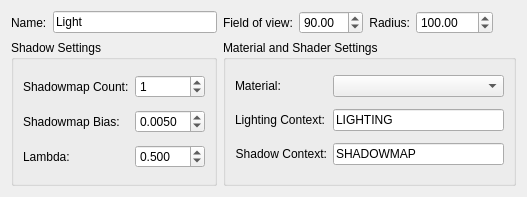
<?xml version="1.0" encoding="UTF-8"?>
<ui version="4.0">
 <class>QLightNodePage</class>
 <widget class="QWidget" name="QLightNodePage">
  <property name="geometry">
   <rect>
    <x>0</x>
    <y>0</y>
    <width>527</width>
    <height>197</height>
   </rect>
  </property>
  <property name="windowTitle">
   <string>Form</string>
  </property>
  <layout class="QGridLayout">
   <item row="0" column="0">
    <widget class="QLabel" name="label">
     <property name="text">
      <string>Name:</string>
     </property>
    </widget>
   </item>
   <item row="0" column="1">
    <widget class="QLineEdit" name="m_name">
     <property name="text">
      <string>Light</string>
     </property>
    </widget>
   </item>
   <item row="0" column="2">
    <widget class="QLabel" name="label_2">
     <property name="text">
      <string>Field of view:</string>
     </property>
    </widget>
   </item>
   <item row="0" column="3">
    <widget class="QDoubleSpinBox" name="m_fov">
     <property name="maximum">
      <double>360.000000000000000</double>
     </property>
     <property name="value">
      <double>90.000000000000000</double>
     </property>
    </widget>
   </item>
   <item row="0" column="4">
    <widget class="QLabel" name="label_4">
     <property name="text">
      <string>Radius:</string>
     </property>
     <property name="alignment">
      <set>Qt::AlignRight|Qt::AlignTrailing|Qt::AlignVCenter</set>
     </property>
    </widget>
   </item>
   <item row="0" column="5">
    <widget class="QDoubleSpinBox" name="m_radius">
     <property name="maximum">
      <double>10000.000000000000000</double>
     </property>
     <property name="value">
      <double>100.000000000000000</double>
     </property>
    </widget>
   </item>
   <item row="0" column="6">
    <spacer>
     <property name="orientation">
      <enum>Qt::Horizontal</enum>
     </property>
     <property name="sizeHint" stdset="0">
      <size>
       <width>31</width>
       <height>20</height>
      </size>
     </property>
    </spacer>
   </item>
   <item row="1" column="0" colspan="2">
    <widget class="QGroupBox" name="groupBox">
     <property name="title">
      <string>Shadow Settings</string>
     </property>
     <layout class="QGridLayout">
      <item row="0" column="0">
       <widget class="QLabel" name="label_3">
        <property name="text">
         <string>Shadowmap Count:</string>
        </property>
       </widget>
      </item>
      <item row="0" column="1">
       <widget class="QSpinBox" name="m_slices">
        <property name="minimumSize">
         <size>
          <width>70</width>
          <height>0</height>
         </size>
        </property>
        <property name="specialValueText">
         <string>Disabled</string>
        </property>
        <property name="minimum">
         <number>0</number>
        </property>
        <property name="maximum">
         <number>4</number>
        </property>
        <property name="value">
         <number>1</number>
        </property>
       </widget>
      </item>
      <item row="1" column="0">
       <widget class="QLabel" name="label_5">
        <property name="text">
         <string>Shadowmap Bias:</string>
        </property>
       </widget>
      </item>
      <item row="1" column="1">
       <widget class="QDoubleSpinBox" name="m_shadowMapBias">
        <property name="decimals">
         <number>4</number>
        </property>
        <property name="maximum">
         <double>5.000000000000000</double>
        </property>
        <property name="singleStep">
         <double>0.010000000000000</double>
        </property>
        <property name="value">
         <double>0.005000000000000</double>
        </property>
       </widget>
      </item>
      <item row="2" column="0">
       <widget class="QLabel" name="label_9">
        <property name="text">
         <string>Lambda:</string>
        </property>
       </widget>
      </item>
      <item row="2" column="1">
       <widget class="QDoubleSpinBox" name="m_lambda">
        <property name="decimals">
         <number>3</number>
        </property>
        <property name="maximum">
         <double>1.000000000000000</double>
        </property>
        <property name="singleStep">
         <double>0.010000000000000</double>
        </property>
        <property name="value">
         <double>0.500000000000000</double>
        </property>
       </widget>
      </item>
     </layout>
    </widget>
   </item>
   <item row="1" column="2" colspan="5">
    <widget class="QGroupBox" name="groupBox_2">
     <property name="title">
      <string>Material and Shader Settings</string>
     </property>
     <layout class="QGridLayout">
      <item row="0" column="0">
       <widget class="QLabel" name="label_6">
        <property name="text">
         <string>Material:</string>
        </property>
       </widget>
      </item>
      <item row="0" column="1">
       <widget class="MaterialComboBox" name="m_material">
        <property name="sizePolicy">
         <sizepolicy hsizetype="Expanding" vsizetype="Fixed">
          <horstretch>0</horstretch>
          <verstretch>0</verstretch>
         </sizepolicy>
        </property>
       </widget>
      </item>
      <item row="1" column="0">
       <widget class="QLabel" name="label_7">
        <property name="text">
         <string>Lighting Context:</string>
        </property>
       </widget>
      </item>
      <item row="1" column="1">
       <widget class="QLineEdit" name="m_lightContext">
        <property name="text">
         <string>LIGHTING</string>
        </property>
       </widget>
      </item>
      <item row="2" column="0">
       <widget class="QLabel" name="label_8">
        <property name="text">
         <string>Shadow Context:</string>
        </property>
        <property name="alignment">
         <set>Qt::AlignRight|Qt::AlignTrailing|Qt::AlignVCenter</set>
        </property>
       </widget>
      </item>
      <item row="2" column="1">
       <widget class="QLineEdit" name="m_shadowContext">
        <property name="text">
         <string>SHADOWMAP</string>
        </property>
       </widget>
      </item>
     </layout>
    </widget>
   </item>
  </layout>
 </widget>
 <customwidgets>
  <customwidget>
   <class>MaterialComboBox</class>
   <extends>QComboBox</extends>
   <header>MaterialComboBox.h</header>
  </customwidget>
 </customwidgets>
 <resources/>
 <connections/>
</ui>
